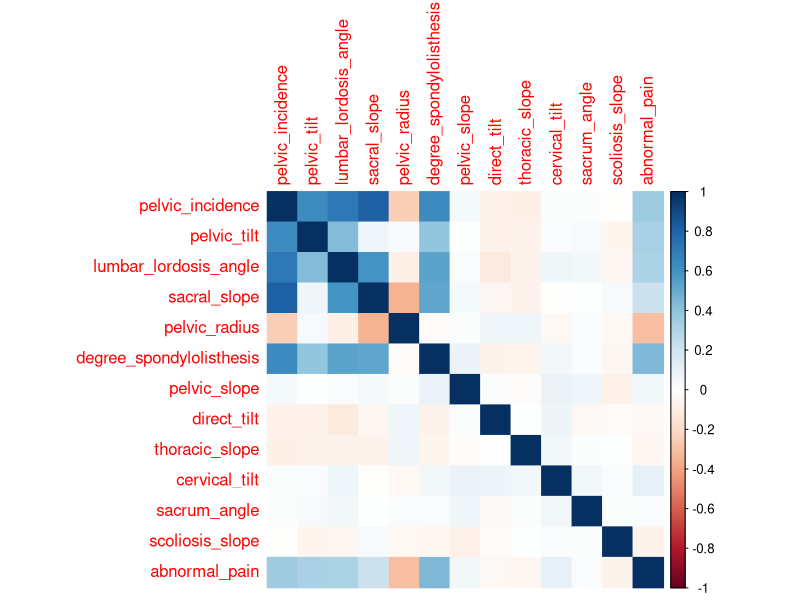

Write the R code that produced this figure. (Note: this script raises an error after producing the figure.)
## ---- chunk 1
library(dplyr)
library(readr)
library(corrplot)
library(car)
library(caret)
library(tidyr)
library(purrr)
library(broom)
library(forcats)
library(ggplot2)
## ---- chunk 2
library(dplyr)
library(readr)
spine_data <- read_csv("./spine.csv")
spine_data  <-
  spine_data %>% 
  mutate(abnormal_pain = ifelse(Class_att == "Abnormal", yes=1, no=0)) %>%
  select(-Class_att)

spine_data %>% glimpse()
## ---- chunk 3
cor(spine_data) %>% corrplot(method = "color")
## ---- chunk 4
correlated_covs <-
  spine_data %>%
  select(-abnormal_pain) %>%
  cor() %>%
  findCorrelation(cutoff = 0.8) 

spine_data  <-
  spine_data[-correlated_covs]

## ---- chunk 5
glm_fit_all <- glm(data = spine_data,
                   formula = abnormal_pain ~ .,
                   family = binomial(link="logit"))
car::vif(glm_fit_all)
## ---- chunk 6
spine_model_fits <-
  spine_data %>%
    gather(key="measure", 
           value="value", 
           pelvic_tilt:scoliosis_slope) %>%
    nest(abnormal_pain, value) %>% #could replace invoke_rows with a loop.
    invoke_rows(.f = 
                  function(measure, data){
                      glm(data=data, 
                        formula = abnormal_pain ~ value,
                        family=binomial(link="logit")) %>% 
                      glance()  
                   }, 
                 .d = .,
                 .collate = "rows") %>%
    arrange(AIC)
  
## ---- chunk 7
ggplot(spine_model_fits, aes(x=fct_reorder(measure, AIC, .desc=TRUE)
                             , y=AIC)) + 
  xlab("Measurement") + 
  geom_bar(stat="identity") +
  coord_flip() +
  theme_minimal()
